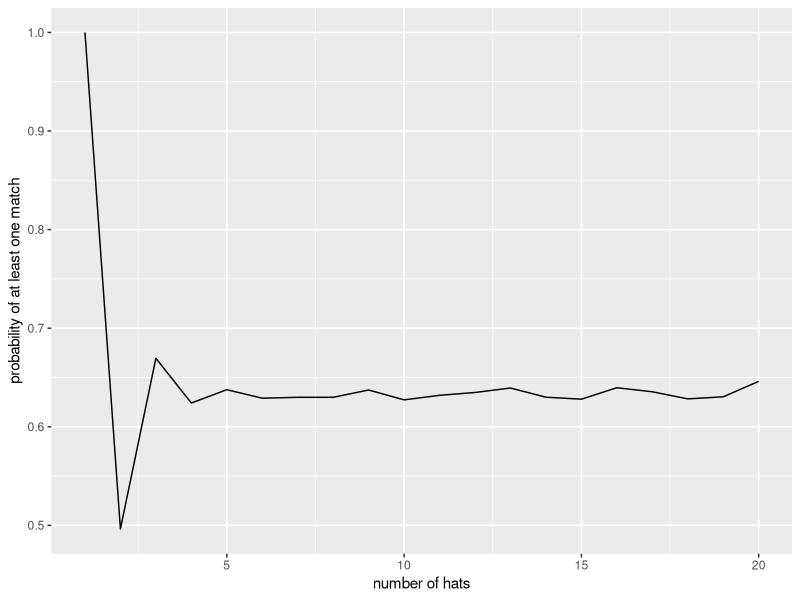
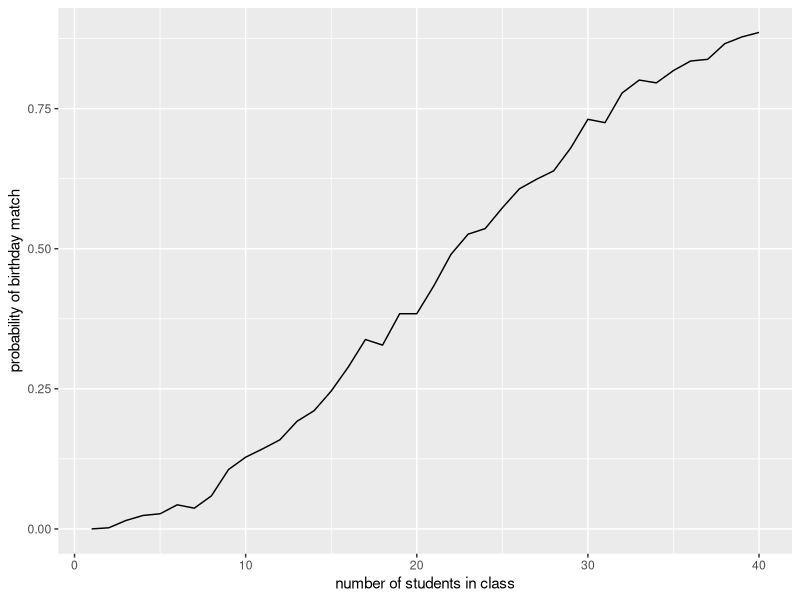
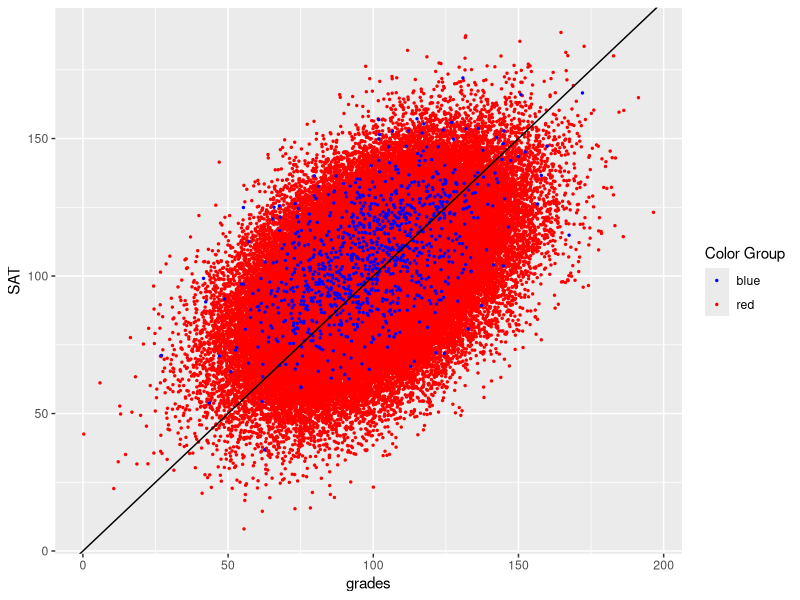
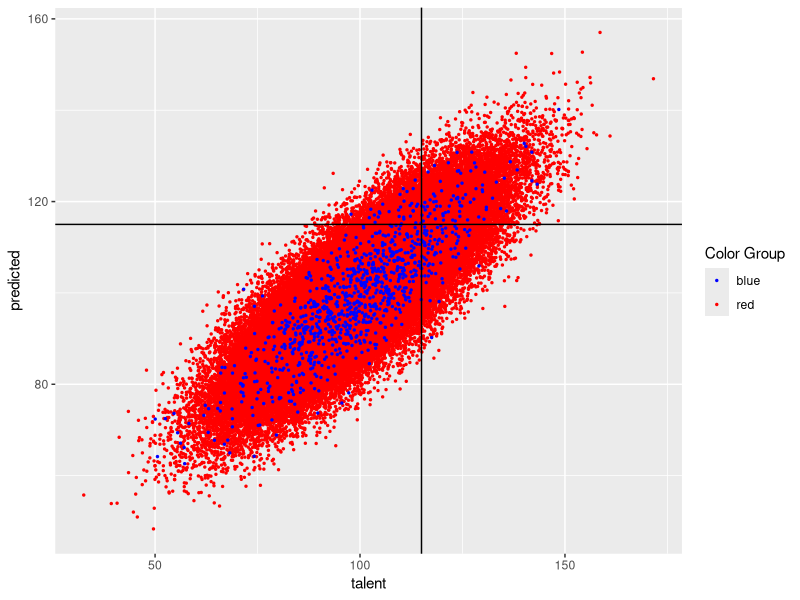
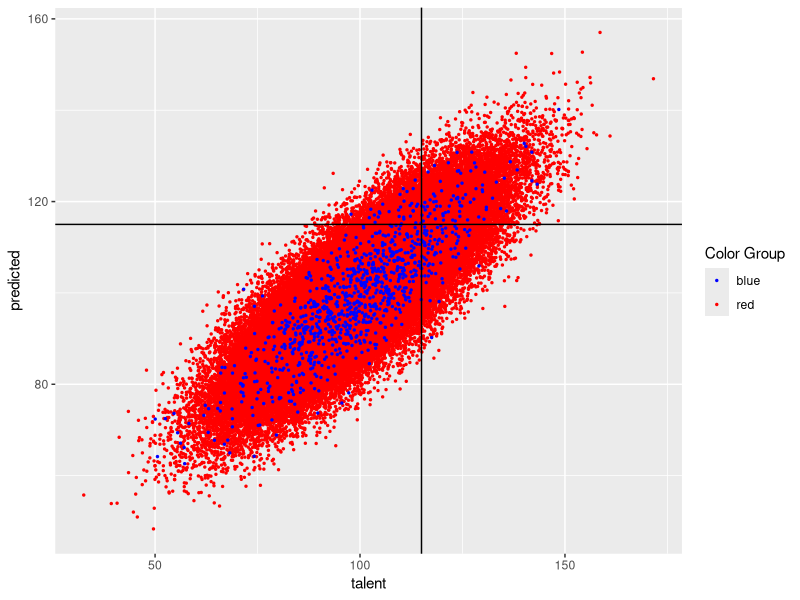
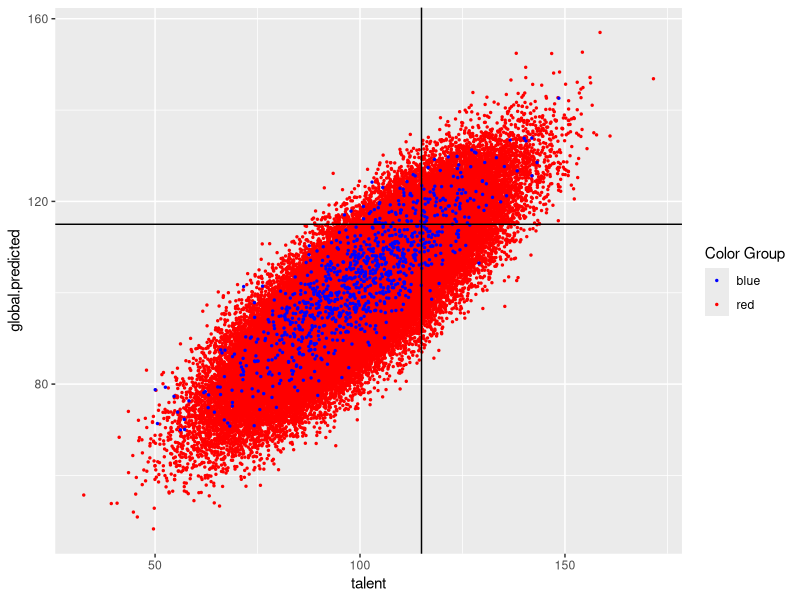

The R source for these figures, in order:
## ---- chunk 1
#| echo: false
library(tidyverse)
## ---- chunk 2
data.frame(value = c(-2:2)) |>
  mutate(abs_value = ifelse(value >=0, value, -value))  # abs val
## ---- chunk 3
set.seed(4747)
diamonds |> select(carat, cut, color, price) |>
  sample_n(20) |>
  mutate(price_cat = case_when(
    price > 10000 ~ "expensive",
    price > 1500 ~ "medium", 
    TRUE ~ "inexpensive"))
## ---- chunk 4
set.seed(47)
alph <- letters[1:10]
alph

sample(alph, 5, replace = FALSE) # sample (from a population)

sample(alph, 5, replace = TRUE) # sample (from a population)

sample(alph, 10, replace = FALSE)  # shuffle

sample(alph, 10, replace = TRUE)  # resample
## ---- chunk 5
set.seed(4747)
runif(4, 0, 1) # random uniform numbers

set.seed(123)
runif(4, 0, 1) # random uniform numbers

set.seed(4747)
runif(4, 0, 1) # random uniform numbers
## ---- chunk 6
hats <- 1:10
hats
## ---- chunk 7
random_hats <- sample(hats, size = 10, replace = FALSE)

hats
random_hats
## ---- chunk 8
hats == random_hats

# TRUE is 1, FALSE is 0
sum(hats == random_hats)

# did at least one person get their hat?
sum(hats == random_hats) > 0
## ---- chunk 9
hats <- 1:10
random_hats <- sample(hats, size = 10, replace = FALSE)
sum(hats == random_hats) > 0
## ---- chunk 10
hat_match <- function(n){
  hats <- 1:n
  random_hats <- sample(hats, size = n, replace = FALSE)
  sum(hats == random_hats) > 0
}

hat_match(10)
hat_match(47)
## ---- chunk 11
map_lgl(1:10, ~hat_match(n = 10))

map_lgl(1:10, ~hat_match(n = 10)) |> 
  mean()
## ---- chunk 12
set.seed(4747)
num_iter <- 10000

map_lgl(1:num_iter, ~hat_match(n = 10)) |> 
  mean()
## ---- chunk 13
hat_match_prob <- function(n, reps){
  prob <- map_lgl(1:reps, ~hat_match(n = n)) |> 
    mean()
  return(data.frame(match_prob = prob, num_hats = n))
}

set.seed(47)
map(1:20, hat_match_prob, reps = num_iter) |> 
  list_rbind()
## ---- chunk 14
set.seed(47)
num_iter <- 10000
map(1:20, hat_match_prob, reps = num_iter) |> 
  list_rbind() |> 
  ggplot(aes(x = num_hats, y = match_prob)) + 
  geom_line() + 
  labs(y = "probability of at least one match",
       x = "number of hats")
## ---- chunk 15
set.seed(47)
class_birthdays <- sample(1:365, size=29, replace=TRUE)
class_birthdays 
## ---- chunk 16
duplicated(class_birthdays)
sum(duplicated(class_birthdays))
## ---- chunk 17
class_duplicates <- function(unicorn){
  class_birthdays <- sample(1:365, size = 29, replace = TRUE)
  num_duplicates <- sum(duplicated(class_birthdays))
  return(ifelse(num_duplicates > 0, 1, 0))
}

class_duplicates()
class_duplicates()
## ---- chunk 18
map_dbl(1:10, class_duplicates)
## ---- chunk 19
class_duplicates <- function(class_size){
  class_birthdays <- sample(1:365, size = class_size, replace = TRUE)
  num_duplicates <- sum(duplicated(class_birthdays))
  return(ifelse(num_duplicates > 0, 1, 0))
}

set.seed(47)
num_stud <- 29
map_dbl(1:10, ~class_duplicates(class_size = num_stud))

## ---- chunk 20
set.seed(47)
num_stud <- 29
num_class <- 1000
map_dbl(1:num_class, ~class_duplicates(class_size = num_stud)) |> 
  mean()
## ---- chunk 21
set.seed(47)
num_stud <- 29
num_class <- 100

birth_match_prob <- function(num_stud, reps){
  prob <- map_dbl(1:reps, ~class_duplicates(class_size = num_stud)) |> 
    mean()
  return(data.frame(match_prob = prob, num_stud = num_stud))
}

map(1:num_stud, birth_match_prob, reps = num_class) |> 
  list_rbind()

## ---- chunk 22
set.seed(123)
num_stud <- 40
num_class <- 1000

map(1:num_stud, birth_match_prob, reps = num_class) |> 
  list_rbind()  |> 
  ggplot(aes(x = num_stud, y = match_prob)) + 
  geom_line() + 
  labs(y = "probability of birthday match",
       x = "number of students in class")
## ---- chunk 23
set.seed(470)
n_obs <- 100000
n.red <- n_obs*0.99
n.blue <- n_obs*0.01
reds <- rnorm(n.red, mean = 100, sd = 15)
blues <- rnorm(n.blue, mean = 100, sd = 15)

red.sat <- reds + rnorm(n.red, mean = 0, sd = 15)
blue.sat <- blues + 
    pmax(rnorm(n.blue, mean = 0, sd = 15),
         rnorm(n.blue, mean = 0, sd = 15))

red.grade <- reds + rnorm(n.red, mean = 0, sd = 15)
blue.grade <- blues + rnorm(n.blue, mean = 0, sd = 15)

college.data <- data.frame(talent = c(reds, blues),
                           SAT = c(red.sat, blue.sat),
                           grades = c(red.grade, blue.grade),
                           color = c(rep("red", n.red), rep("blue", n.blue)))

ggplot(college.data, aes(x = grades, y = SAT, color = color)) +
  geom_point(size = 0.5) +
  scale_color_identity(name = "Color Group",
                       guide = "legend") +
  geom_abline(intercept = 0, slope = 1)
  
## ---- chunk 24
red.lm = college.data |>
  dplyr::filter(color == "red") %>%
  lm(talent ~ SAT + grades, data = .)

blue.lm = college.data |>
  dplyr::filter(color == "blue") %>%
  lm(talent ~ SAT + grades, data = .)
## ---- chunk 25
red.lm |> broom::tidy()
## ---- chunk 26
blue.lm |> broom::tidy()
## ---- chunk 27
set.seed(4747)
new.reds <- rnorm(n.red, mean = 100, sd = 15)
new.blues <- rnorm(n.blue, mean = 100, sd = 15)

new.red.sat <- new.reds + rnorm(n.red, mean = 0, sd = 15)
new.blue.sat <- new.blues + 
    pmax(rnorm(n.blue, mean = 0, sd = 15),
         rnorm(n.blue, mean = 0, sd = 15))

new.red.grade <- new.reds + rnorm(n.red, mean = 0, sd = 15)
new.blue.grade <- new.blues + rnorm(n.blue, mean = 0, sd = 15)

new.college.data <- data.frame(talent = c(new.reds, new.blues),
                           SAT = c(new.red.sat, new.blue.sat),
                           grades = c(new.red.grade, new.blue.grade),
                           color = c(rep("red", n.red), rep("blue", n.blue)))


new.red.pred <- new.college.data |>
  filter(color == "red") %>%
  predict.lm(red.lm, newdata = .)

new.blue.pred <- new.college.data |>
  filter(color == "blue") %>%
  predict.lm(blue.lm, newdata = .)

new.college.data <- new.college.data |> 
  cbind(predicted = c(new.red.pred, new.blue.pred))

ggplot(new.college.data, aes(x = talent, y = predicted, color = color)) + 
  geom_point(size = 0.5) + 
  geom_hline(yintercept = 115) + 
  geom_vline(xintercept = 115) +
  scale_color_identity(name = "Color Group",
                       guide = "legend")
## ---- chunk 28
ggplot(new.college.data, aes(x = talent, y = predicted, color = color)) + 
  geom_point(size = 0.5) + 
  geom_hline(yintercept = 115) + 
  geom_vline(xintercept = 115) +
  scale_color_identity(name = "Color Group",
                       guide = "legend")
## ---- chunk 29
new.college.data <- new.college.data |> 
  mutate(fp = ifelse(talent < 115 & predicted > 115, 1, 0),
         tp = ifelse(talent > 115 & predicted > 115, 1, 0),
         fn = ifelse(talent > 115 & predicted < 115, 1, 0),
         tn = ifelse(talent < 115 & predicted < 115, 1, 0))

error.rates <- new.college.data |> group_by(color) |>
  summarize(tpr = sum(tp) / (sum(tp) + sum(fn)),
            fpr = sum(fp) / (sum(fp) + sum(tn)),
            fnr = sum(fn) / (sum(fn) + sum(tp)),
            #fdr = sum(fp) / (sum(fp) + sum(tp)),
            error = (sum(fp) + sum(fn)) / (sum(fp) + sum(tp) + sum(fn) + sum(tn) ))

error.rates
## ---- chunk 30
global.lm = college.data %>%
  lm(talent ~ SAT + grades, data = .)

global.lm |> broom::tidy()
## ---- chunk 31
new.pred <- new.college.data %>%
  predict.lm(global.lm, newdata = .)

new.college.data <- new.college.data |> 
  cbind(global.predicted = new.pred)

ggplot(new.college.data, aes(x = talent, 
                             y = global.predicted, 
                             color = color)) + 
  geom_point(size = 0.5) + 
  geom_hline(yintercept = 115) + 
  geom_vline(xintercept = 115) +
  scale_color_identity(name = "Color Group",
                       guide = "legend")
## ---- chunk 32
new.college.data.glb <- new.college.data |> 
  mutate(fp = ifelse(talent < 115 & global.predicted > 115, 1, 0),
         tp = ifelse(talent > 115 & global.predicted > 115, 1, 0),
         fn = ifelse(talent > 115 & global.predicted < 115, 1, 0),
         tn = ifelse(talent < 115 & global.predicted < 115, 1, 0))

error.rates <- new.college.data.glb |> group_by(color) |>
  summarize(tpr = sum(tp) / (sum(tp) + sum(fn)),
            fpr = sum(fp) / (sum(fp) + sum(tn)),
            fnr = sum(fn) / (sum(fn) + sum(tp)),
            #fdr = sum(fp) / (sum(fp) + sum(tp)),
            error = (sum(fp) + sum(fn)) / (sum(fp) + sum(tp) + sum(fn) + sum(tn) ))

error.rates
## ---- chunk 33
new.college.data.2mod <- new.college.data |> 
  mutate(fp = ifelse(talent < 115 & predicted > 115, 1, 0),
         tp = ifelse(talent > 115 & predicted > 115, 1, 0),
         fn = ifelse(talent > 115 & predicted < 115, 1, 0),
         tn = ifelse(talent < 115 & predicted < 115, 1, 0))

error.rates <- new.college.data.2mod |> group_by(color) |>
  summarize(tpr = sum(tp) / (sum(tp) + sum(fn)),
            fpr = sum(fp) / (sum(fp) + sum(tn)),
            fnr = sum(fn) / (sum(fn) + sum(tp)),
            #fdr = sum(fp) / (sum(fp) + sum(tp)),
            error = (sum(fp) + sum(fn)) / (sum(fp) + sum(tp) + sum(fn) + sum(tn) ))

error.rates
